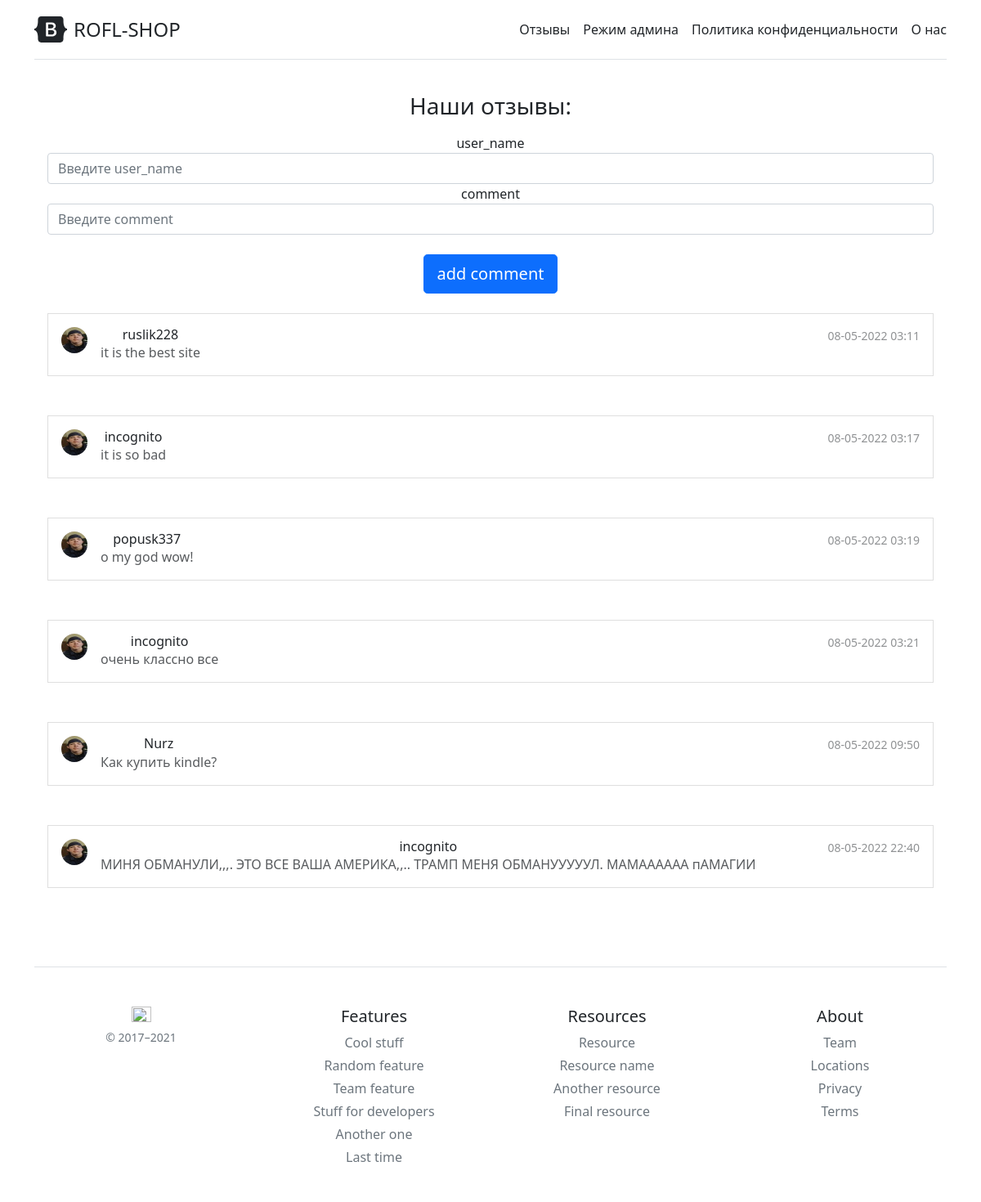
The app's page /reviews with its own data.
### main.py (models this page shows)
class Review(db.Model):
    id = db.Column(db.Integer,
                   primary_key=True)
    user_name = db.Column(db.String(20),
                          nullable=False)
    review = db.Column(db.Text,
                       nullable=False)
    date = db.Column(db.Text,
                     nullable=False)

### main.py (the view)
@app.route("/reviews",
           methods=['POST',
                                'GET'])
def reviews():
    if request.method == "POST":
        name = request.form['username']
        if name == "":
            name = "incognito"
        comment = request.form['comment']
        date = now.strftime("%d-%m-%Y %H:%M")
        if comment != "":
            review = Review(user_name=name,
                            review=comment,
                            date=date)
            try:
                db.session.add(review)
                db.session.commit()
                return redirect("/reviews")
            except:
                return "Ошибка," \
                       " Сорян"
    else:
        review = Review.query.all()
        return render_template("reviews.html",
                               data=review)

### templates/reviews.html (shortened to what this page needs)
{% extends 'base.html' %}
{% block body %}
<body class="text-center" _c_t_common="1" _c_t_j1="1">
<form method="post">
  <h1 class="h3 mb-3 font-weight-normal">Наши отзывы:</h1>
  <label for="username" class="sr-only">user_name</label>
    <input type="text" class="form-control" name="username" id="username" placeholder="Введите user_name">
    <label for="comment" class="sr-only">comment</label>
    <input type="text" name="comment" id="comment" class="form-control" placeholder="Введите comment" required=""><br>
  <button class="btn btn-lg btn-primary btn-block" type="submit">add comment</button>
</form>
{% for el in data %}
<br><a href="#" class="list-group-item list-group-item-action d-flex gap-3 py-3" aria-current="true">
    <img src="/static/img/nurz.jpg" alt="twbs" width="32" height="32" class="rounded-circle flex-shrink-0">
    <div class="d-flex gap-2 w-100 justify-content-between">
      <div>
        <h6 class="mb-0">{{ el.user_name }}</h6>
        <p class="mb-0 opacity-75">{{ el.review }}</p>
      </div>
      <small class="opacity-50 text-nowrap">{{ el.date }}</small>
    </div>
  </a><br>
{% endfor %}
</body>
{% endblock %}

### templates/base.html (shortened to what this page needs)
<!DOCTYPE html>
<html lang="en" xmlns="http://www.w3.org/1999/html">
<head>
    <link rel = "stylesheet" href = "https://cdn.jsdelivr.net/npm/bootstrap@5.1.3/dist/css/bootstrap.min.css"><meta charset="UTF-8">
</head>
<body>
<div class="container py-3">
  <header>
    <div class="d-flex flex-column flex-md-row align-items-center pb-3 mb-4 border-bottom">
      <a href="/" class="d-flex align-items-center text-dark text-decoration-none">
        <span class="fs-4">ROFL-SHOP</span>
      </a>
      <nav class="d-inline-flex mt-2 mt-md-0 ms-md-auto">
        <a class="me-3 py-2 text-dark text-decoration-none" href="/reviews">Отзывы</a>
        <a class="me-3 py-2 text-dark text-decoration-none" href="/admin">Режим
          админа</a>
        <a class="me-3 py-2 text-dark text-decoration-none" href="/licenses">Политика
          конфиденциальности</a>
        <a class="py-2 text-dark text-decoration-none" href="/about">О нас</a>
      </nav>
    </div>
    <div class="pricing-header p-3 pb-md-4 mx-auto text-center">
      {% block body %}{% endblock %}
    </div>
  </header>
  <footer class="pt-4 my-md-5 pt-md-5 border-top">
    <div class="row">
      <div class="col-12 col-md">
        <img class="mb-2" src="/docs/5.1/assets/brand/bootstrap-logo.svg" alt="" width="24" height="19">
        <small class="d-block mb-3 text-muted">© 2017–2021</small>
      </div>
      <div class="col-6 col-md">
        <h5>Features</h5>
        <ul class="list-unstyled text-small">
          <li class="mb-1"><a class="link-secondary text-decoration-none" href="#">Cool stuff</a></li>
          <li class="mb-1"><a class="link-secondary text-decoration-none" href="#">Random feature</a></li>
          <li class="mb-1"><a class="link-secondary text-decoration-none" href="#">Team feature</a></li>
          <li class="mb-1"><a class="link-secondary text-decoration-none" href="#">Stuff for developers</a></li>
          <li class="mb-1"><a class="link-secondary text-decoration-none" href="#">Another one</a></li>
          <li class="mb-1"><a class="link-secondary text-decoration-none" href="#">Last time</a></li>
        </ul>
      </div>
      <div class="col-6 col-md">
        <h5>Resources</h5>
        <ul class="list-unstyled text-small">
          <li class="mb-1"><a class="link-secondary text-decoration-none" href="#">Resource</a></li>
          <li class="mb-1"><a class="link-secondary text-decoration-none" href="#">Resource name</a></li>
          <li class="mb-1"><a class="link-secondary text-decoration-none" href="#">Another resource</a></li>
          <li class="mb-1"><a class="link-secondary text-decoration-none" href="#">Final resource</a></li>
        </ul>
      </div>
      <div class="col-6 col-md">
        <h5>About</h5>
        <ul class="list-unstyled text-small">
          <li class="mb-1"><a class="link-secondary text-decoration-none" href="#">Team</a></li>
          <li class="mb-1"><a class="link-secondary text-decoration-none" href="#">Locations</a></li>
          <li class="mb-1"><a class="link-secondary text-decoration-none" href="#">Privacy</a></li>
          <li class="mb-1"><a class="link-secondary text-decoration-none" href="#">Terms</a></li>
        </ul>
      </div>
    </div>
  </footer>
</div>
</body>
</html>

### records on screen
Review: user_name "ruslik228", review "it is the best site", date "08-05-2022 03:11"
Review: user_name "incognito", review "it is so bad", date "08-05-2022 03:17"
Review: user_name "popusk337", review "o my god wow!", date "08-05-2022 03:19"
Review: user_name "incognito", review "очень классно все", date "08-05-2022 03:21"
Review: user_name "Nurz", review "Как купить kindle?", date "08-05-2022 09:50"
Review: user_name "incognito", review "МИНЯ ОБМАНУЛИ,,,. ЭТО ВСЕ ВАША АМЕРИКА,,.. ТРАМП МЕНЯ ОБМАНУУУУУЛ. МАМАААААА пАМАГИИ", date "08-05-2022 22:40"
